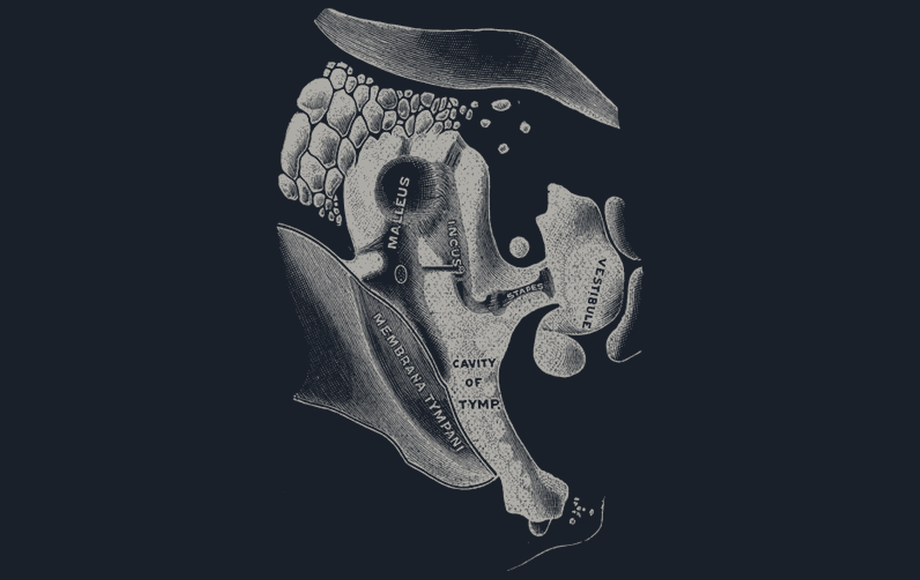
#> input picture episodes/p2-ear/scenes/assets/grays-1918-ossicles.png, 1840 x 1160 px (shown at 1/2 size)
$ python -i prep_assets_p2.py   (imports and definitions only)
#> lines starting #> are read from the running program, lines starting #| are printed output that depends on the picture
"""Turn P2's downloaded public-domain originals into the exact-aspect stills the Motion Canvas scenes load.

    python tools/research/prep_assets_p2.py <dir with fetch_assets.py output>

Writes episodes/p2-ear/scenes/assets/*.png (committed: public domain, small; originals in the studio release `assets-p2-ear`)
and episodes/p2-ear/scenes/assets/credits.json. The <Still> node stretches to its w x h, so every output
matches the aspect of the Still that loads it (see src/p2/anim.tsx).

  (newborn photos dropped 2026-11-13, Michael: no photo opening; S01/S33 are diagrams now)
  grays-1918-ossicles   S07  Gray's fig. 919, inverted to chalk line art on slate
  stereocilia-sem.png   S21  NIDCD cochlear stereocilia SEM (Kawashima), centred on a slate panel
The USAF "New Born Hearing Test" photo shows ear-coupler (ABR, nerve) screening, not OAE, so it is not used.
The faces stay out of frame except the newborn's; no name badge, wristband or label text is in any crop.
"""
import json
import os
import sys

from PIL import Image, ImageOps

ROOT = os.path.join(os.path.dirname(os.path.abspath(__file__)), "..", "..")
OUT = os.path.join(ROOT, "episodes", "p2-ear", "scenes", "assets")
BG = (0x1A, 0x20, 0x29)      # panel token
CHALK = (0xEC, 0xE7, 0xDC)


def crop_frac(im, box, size):
    """box = (left, top, right, bottom) as fractions of the image; resized (lanczos) to size."""
    w, h = im.size
    l, t, r, b = box
    return im.crop((round(l * w), round(t * h), round(r * w), round(b * h))).resize(size, Image.LANCZOS)


def on_panel(im, size, fill=0.86):
    """Scale im (aspect kept) to fill `fill` of size and centre it on the panel colour."""
    W, H = size
    k = min(W * fill / im.width, H * fill / im.height)
    im = im.resize((round(im.width * k), round(im.height * k)), Image.LANCZOS)
    canvas = Image.new("RGB", size, BG)
    canvas.paste(im, ((W - im.width) // 2, (H - im.height) // 2))
    return canvas


def chalk_on_slate(im):
    """Black-on-white plate -> chalk lines on the panel colour, trimmed to the drawing."""
    g = ImageOps.grayscale(im.convert("RGB"))
    g = g.crop(ImageOps.invert(g).point(lambda v: 255 if v > 40 else 0).getbbox())
    return ImageOps.colorize(g, black=CHALK, white=BG)


def main():
    src = sys.argv[1]
    os.makedirs(OUT, exist_ok=True)
    lic = {x["name"]: x for x in json.load(open(os.path.join(src, "licenses.json")))}

    jobs = {
        # Still sizes (w x h) from anim.tsx, rendered at 2x for the 1080p frame
        "grays-1918-ossicles.png": (on_panel(chalk_on_slate(Image.open(os.path.join(src, "gray919_ossicles.png"))), (1840, 1160), 0.97),
                                    "gray919_ossicles", "S07"),
        "stereocilia-sem.png": (on_panel(Image.open(os.path.join(src, "s1_stereocilia_cochlea_kawashima.jpg")).convert("RGB"), (2120, 1120), 0.94),
                                "s1_stereocilia_cochlea_kawashima", "S21"),
    }
    credits = []
    for out_name, (im, key, scene) in jobs.items():
        im.save(os.path.join(OUT, out_name), optimize=True)
        L = lic[key]
        credits.append({"file": out_name, "scene": scene, "source": L.get("source"), "file_url": L.get("file_url"),
                        "license": L.get("LicenseShortName"), "artist": L.get("Artist"), "credit": L.get("Credit")})
        print(out_name, im.size, L.get("LicenseShortName"))
    json.dump(credits, open(os.path.join(OUT, "credits.json"), "w"), indent=1)


# [2 lines not run here, left out]

>>> from PIL import Image
>>> picture = Image.open('../../episodes/p2-ear/scenes/assets/grays-1918-ossicles.png')
#> picture is the input picture: PIL image 1840x1160 RGB; mean R, G, B 42.5, 47.6, 55.1
>>> result = chalk_on_slate(picture)
#> in chalk_on_slate, `return ImageOps.colorize(g, black=CHALK, white=BG)`:
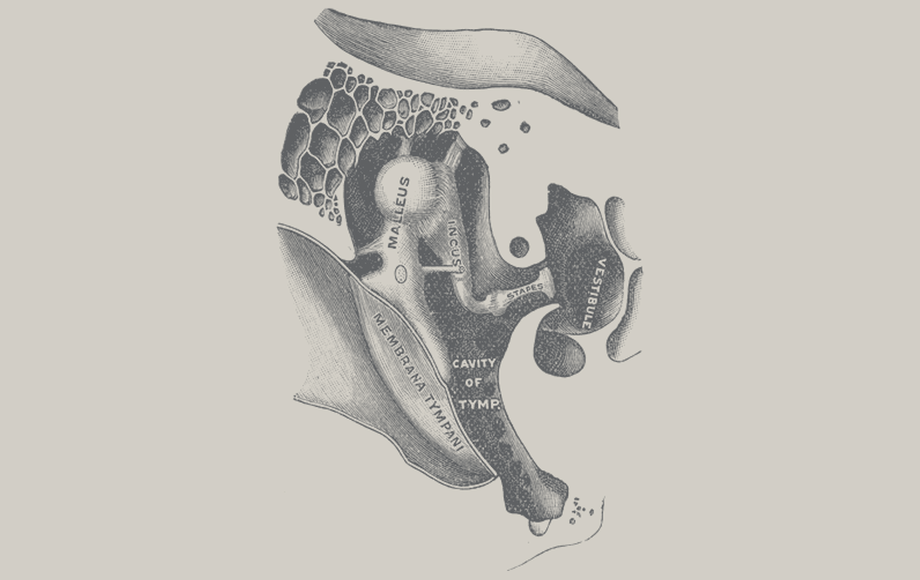
#> returned value: PIL image 1840x1160 RGB (shown at 1/2 size); mean R, G, B 197, 193.8, 186.9
